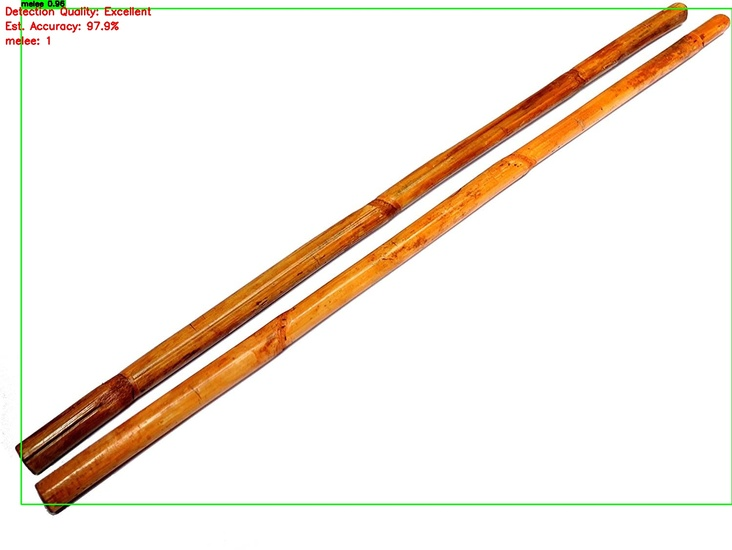
#> input picture results/images/1.jpg, 732 x 550 px, shrunk from 1500 x 1127 before the run
$ python -i night_augment_improved.py   (imports and definitions only)
#> lines starting #> are read from the running program, lines starting #| are printed output that depends on the picture
import os
import cv2
import numpy as np
# import argparse # No longer needed
import shutil
from tqdm import tqdm
import math

# --- Helper Functions (apply_gamma, apply_vignette, apply_tint - unchanged) ---

def apply_gamma(image, gamma=1.0):
    """Applies gamma correction to the image."""
    if gamma == 1.0:
        return image
    inv_gamma = 1.0 / gamma
    table = np.array([((i / 255.0) ** inv_gamma) * 255
                      for i in np.arange(0, 256)]).astype("uint8")
    return cv2.LUT(image, table)

def apply_vignette(image, strength=0.5, radius_scale=1.5):
    """
    Applies a vignette effect (darker corners).
    Handles float or uint8 input, returns float.
    """
    if strength <= 0:
        return image.astype(np.float32) if image.dtype == np.uint8 else image

    rows, cols = image.shape[:2]
    kernel_x = cv2.getGaussianKernel(cols, int(cols * radius_scale))
    kernel_y = cv2.getGaussianKernel(rows, int(rows * radius_scale))
    kernel = kernel_y * kernel_x.T
    mask = 255 * kernel / np.linalg.norm(kernel)
    mask = mask / mask.max() # Normalize 0-1
    mask = 1.0 - (strength * (1.0 - mask)) # Invert relationship for darkening

    image_float = image.astype(np.float32) if image.dtype == np.uint8 else image

    if len(image.shape) == 2: # Grayscale
        vignetted_image = image_float * mask
    else: # BGR
        mask_3d = np.stack([mask] * 3, axis=-1)
        vignetted_image = image_float * mask_3d

    return vignetted_image # Return float image

def apply_tint(image, tint_color=(0, 255, 0), intensity=0.3):
    """
    Applies a color tint. Assumes input is grayscale uint8.
    Returns BGR uint8 image.
    """
    if intensity <= 0:
         return image # Return original grayscale

    if len(image.shape) == 2:
        output_image = cv2.cvtColor(image, cv2.COLOR_GRAY2BGR)
    elif image.shape[2] == 1:
         output_image = cv2.cvtColor(image, cv2.COLOR_GRAY2BGR)
    else:
        output_image = image.copy()

    if output_image.dtype != np.uint8:
        output_image = np.clip(output_image, 0, 255).astype(np.uint8)

    overlay = np.full(output_image.shape, tint_color, dtype=np.uint8)
    cv2.addWeighted(overlay, intensity, output_image, 1.0 - intensity, 0, output_image)
    return output_image

# --- Main Simulation Function (Unchanged from previous version) ---

def simulate_night_vision(
    image,
    exposure_factor=1.0,
    noise_std_dev=15.0,
    gamma=1.8,
    blur_ksize=3,
    vignette_strength=0.4,
    vignette_radius_scale=1.5,
    use_clahe=False,
    clahe_clip=2.0,
    clahe_grid=8,
    tint_color_str='0,255,0',
    tint_intensity=0.2
    ):
    """
    Simulates night vision effects on an image with more options.
    (Function body remains the same as the previous version)
    """
    if image is None: return None
    if len(image.shape) == 3: gray_image = cv2.cvtColor(image, cv2.COLOR_BGR2GRAY)
    elif len(image.shape) == 2: gray_image = image
    else: return None

    processed_image = gray_image.astype(np.float32)
    if 0 < exposure_factor < 1.0: processed_image *= exposure_factor
    elif exposure_factor <= 0: processed_image = np.zeros_like(processed_image, dtype=np.float32)

    processed_image_uint8 = np.clip(processed_image, 0, 255).astype(np.uint8)

    if use_clahe:
        clahe = cv2.createCLAHE(clipLimit=clahe_clip, tileGridSize=(clahe_grid, clahe_grid))
        processed_image_uint8 = clahe.apply(processed_image_uint8)

    if gamma != 1.0:
        processed_image_uint8 = apply_gamma(processed_image_uint8, gamma)

    processed_image_float = processed_image_uint8.astype(np.float32)

    if blur_ksize > 1 and blur_ksize % 2 == 1:
         processed_image_float = cv2.GaussianBlur(processed_image_float, (blur_ksize, blur_ksize), 0)
    elif blur_ksize > 1:
         print(f"Warning: Blur kernel size ({blur_ksize}) must be odd. Skipping blur.")

    if noise_std_dev > 0:
        mean = 0
        noise = np.random.normal(mean, noise_std_dev, processed_image_float.shape)
        processed_image_float += noise

    if vignette_strength > 0:
        processed_image_float = apply_vignette(processed_image_float, vignette_strength, vignette_radius_scale)

    final_image_uint8 = np.clip(processed_image_float, 0, 255).astype(np.uint8)

    if tint_intensity > 0:
        try:
            b, g, r = map(int, tint_color_str.split(','))
            tint_color = (b, g, r)
            final_output_image = apply_tint(final_image_uint8, tint_color, tint_intensity)
        except ValueError:
            print(f"Warning: Invalid tint color format '{tint_color_str}'. Use 'B,G,R'. Skipping tint.")
            final_output_image = final_image_uint8
    else:
        final_output_image = final_image_uint8

    if final_output_image.dtype != np.uint8:
         final_output_image = np.clip(final_output_image, 0, 255).astype(np.uint8)

    return final_output_image


# --- Dataset Processing Function (Unchanged - still accepts args dict) ---

# [125 lines left out: functions process_dataset, main, not called in this run]

# --- Script Entry Point ---
# [2 lines not run here, left out]

>>> import cv2
>>> picture = cv2.imread('results/images/1.jpg')
#> picture is the input picture: shape (550, 732, 3); mean B, G, R 225.8, 235.2, 244.1
>>> result = simulate_night_vision(picture)
#> in simulate_night_vision, `if len(image.shape) == 3: gray_image = cv2.cvtColor(image, cv2.COLOR_B..`:
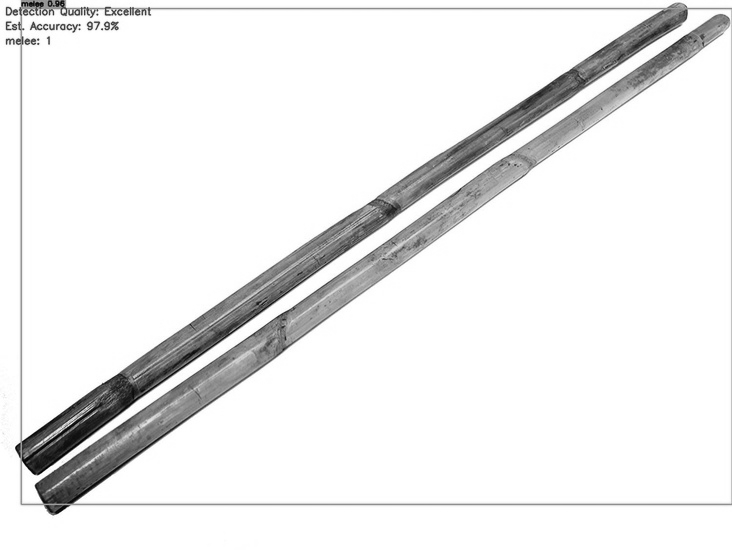
#> gray_image: shape (550, 732); min 1, max 255, mean 236.8
#> in apply_gamma, `return cv2.LUT(image, table)`:
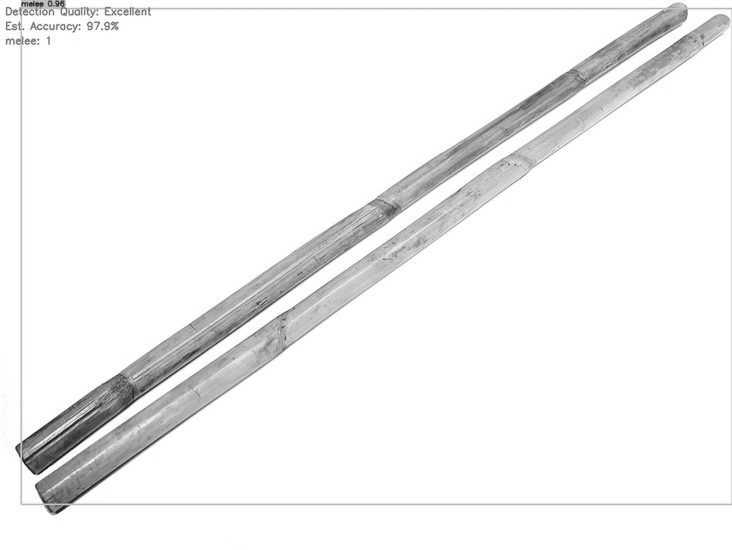
#> returned value: shape (550, 732); min 11, max 255, mean 242.8
#> in simulate_night_vision, `processed_image_float += noise`:
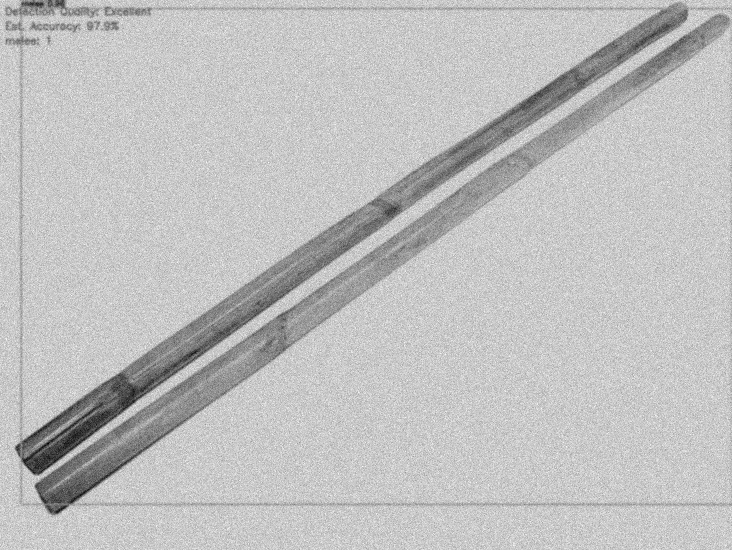
#> processed_image_float: shape (550, 732) float32; min 5.1, max 320.6, mean 242.8; drawn with min black and max white
#> in apply_vignette, `mask = 255 * kernel / np.linalg.norm(kernel)`:
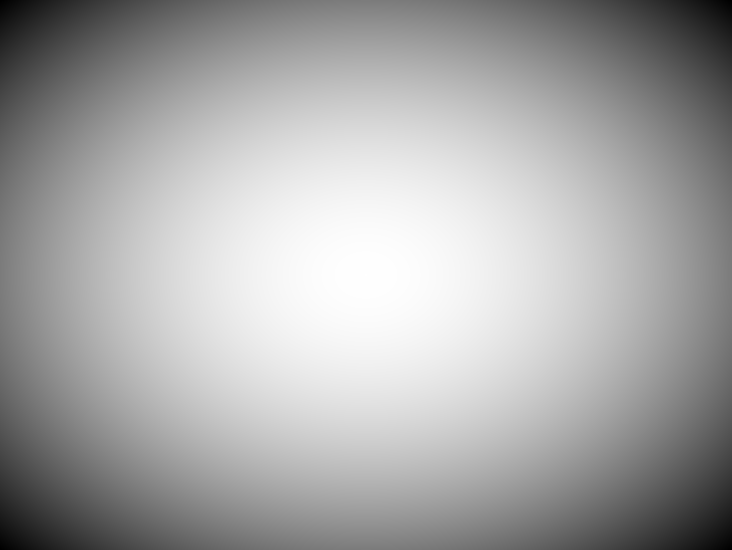
#> kernel: shape (550, 732) float64; min 2.31e-06, max 2.58e-06, mean 2.48e-06; drawn with min black and max white
#> in apply_tint, `cv2.addWeighted(overlay, intensity, output_image, 1.0 - intensity, 0, ..`:
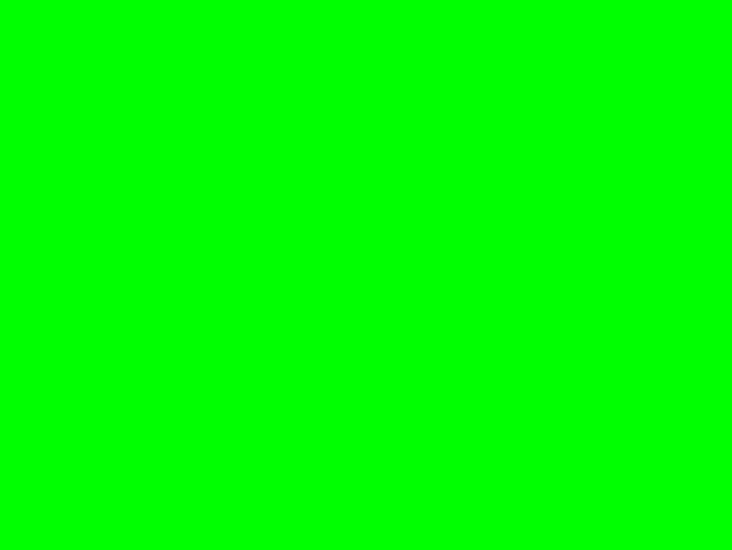
#> overlay: shape (550, 732, 3); mean B, G, R 0, 255, 0
#> in apply_tint, `cv2.addWeighted(overlay, intensity, output_image, 1.0 - intensity, 0, ..`:
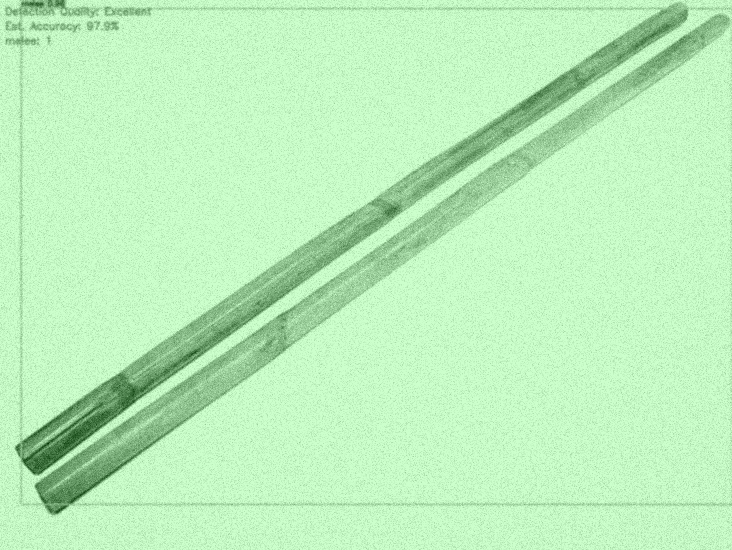
#> output_image: shape (550, 732, 3); mean B, G, R 188.3, 239.3, 188.3

$ run again, on results/images/16.jpg
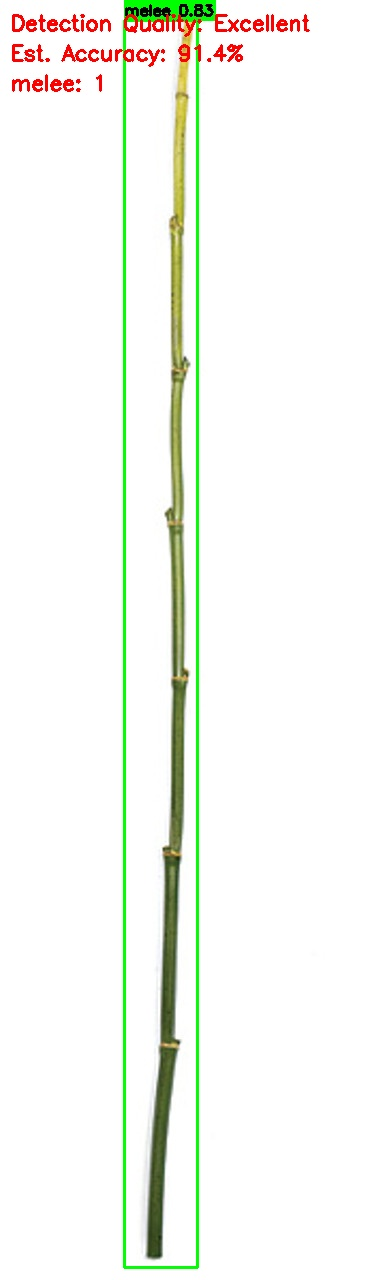
#> input picture results/images/16.jpg, 367 x 1280 px
#> picture is the input picture: shape (1280, 367, 3); mean B, G, R 241, 247.4, 244.6
#> in simulate_night_vision, `processed_image_float += noise`:
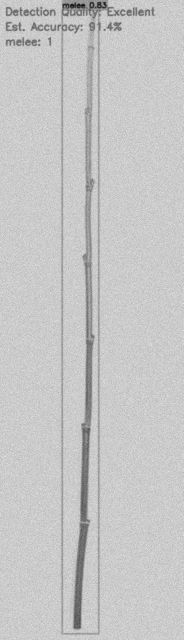
#> processed_image_float: shape (1280, 367) float32 (shown at 1/2 size); min -7.85, max 322, mean 248.9; drawn with min black and max white
#> in apply_tint, `cv2.addWeighted(overlay, intensity, output_image, 1.0 - intensity, 0, ..`:
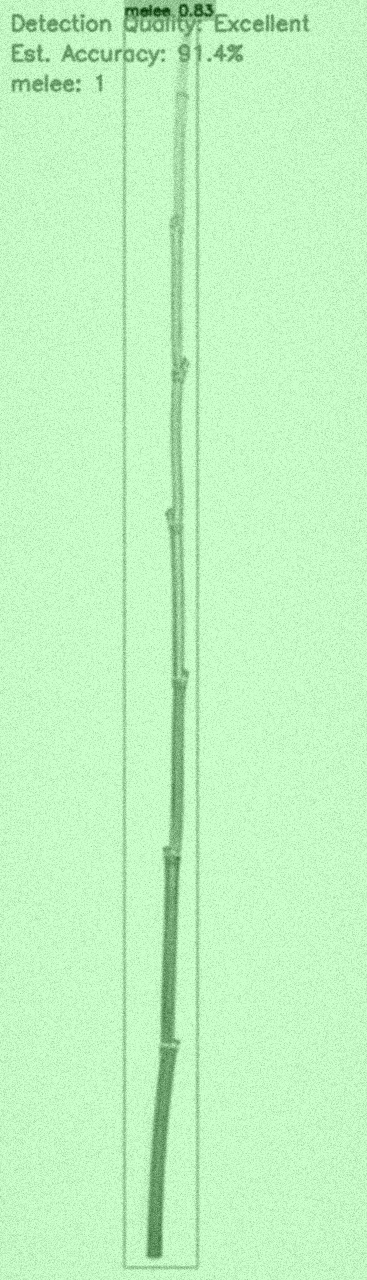
#> output_image: shape (1280, 367, 3); mean B, G, R 192.9, 243.9, 192.9
